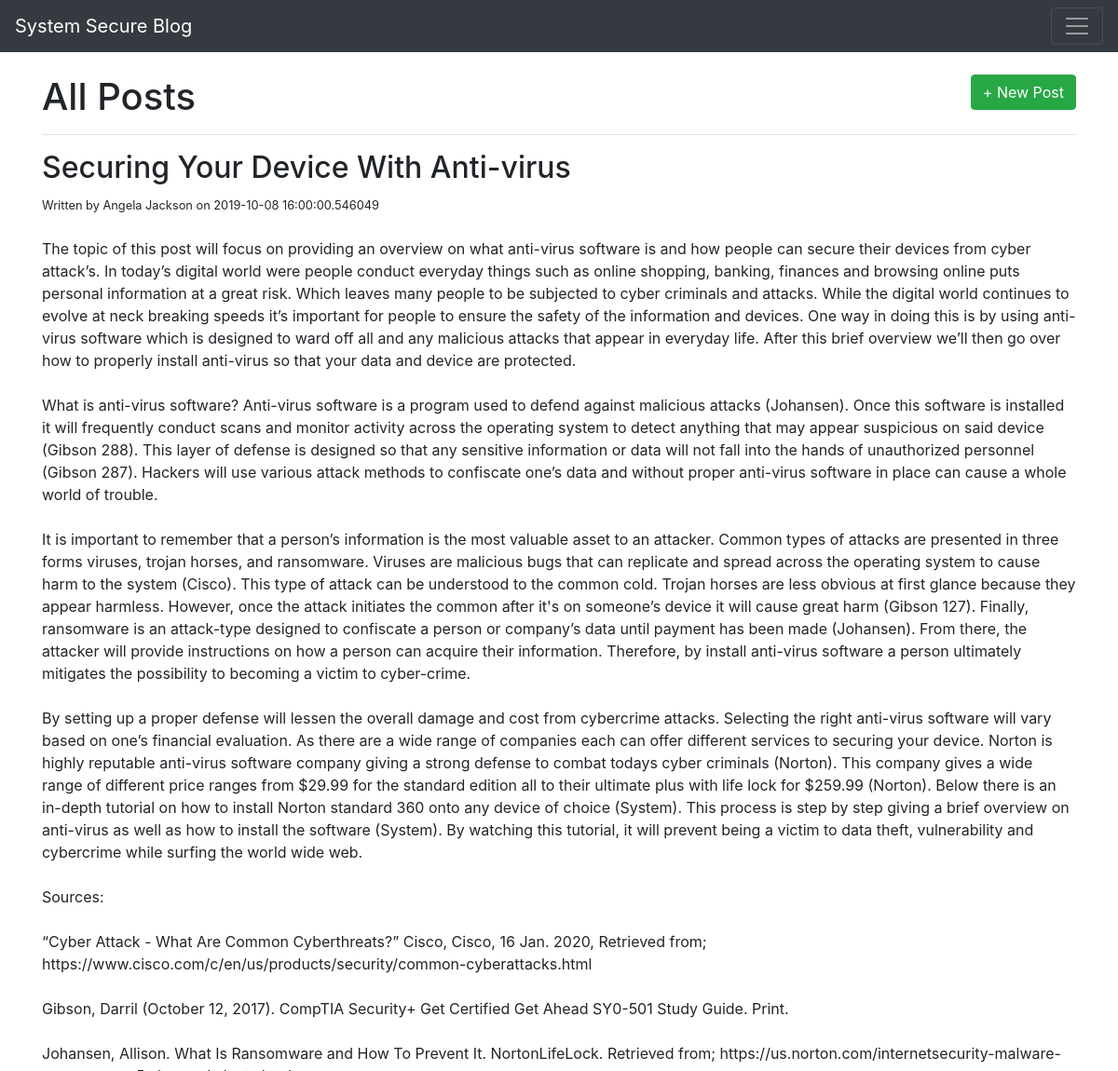
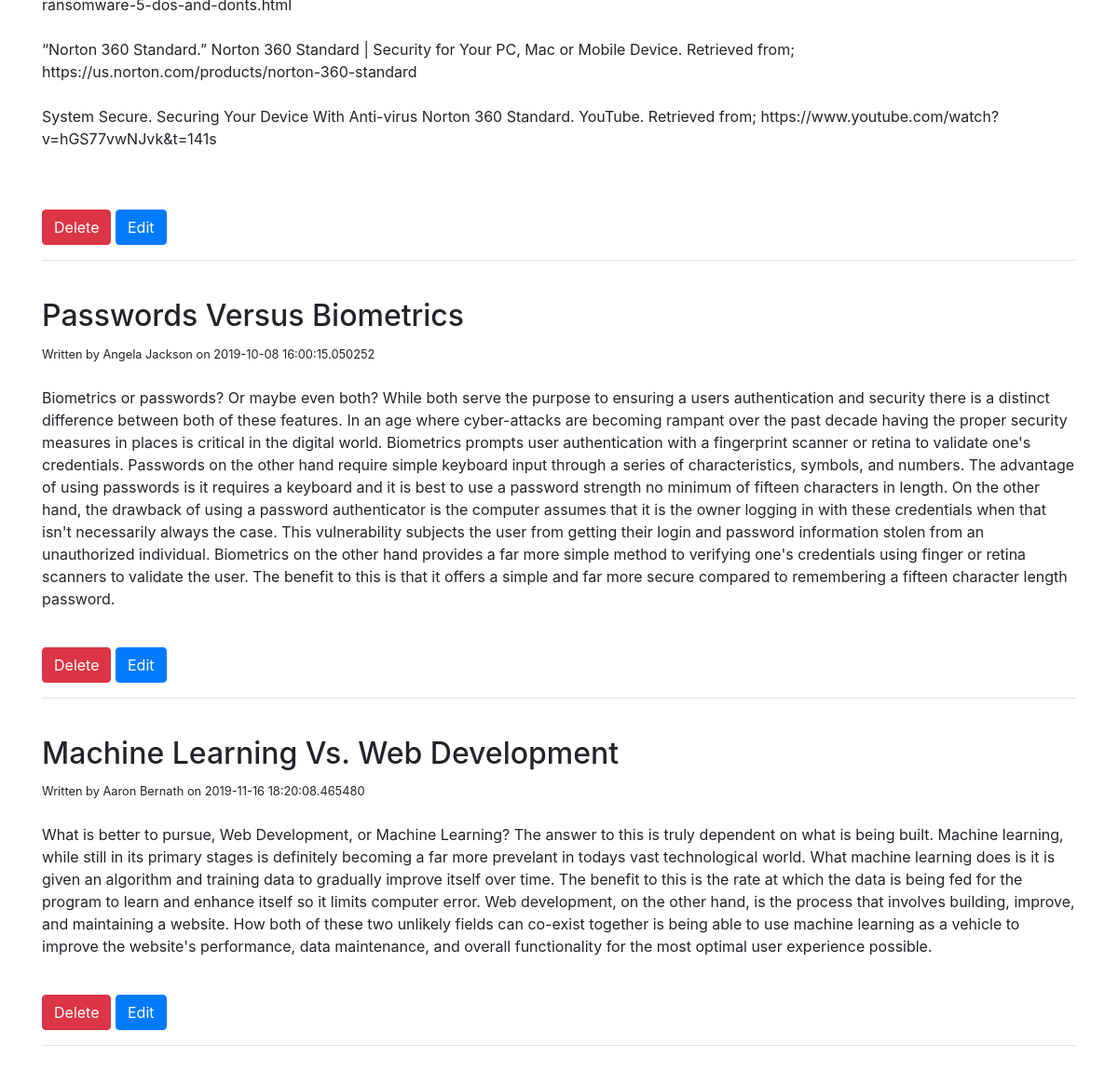
The page /posts on the database its author committed (2 pictures, top to bottom).
### app.py (models this page shows, shortened)
class BlogPost(db.Model):
    id = db.Column(db.Integer, primary_key=True)
    title = db.Column(db.String(100), nullable=False)
    content = db.Column(db.Text, nullable=False)
    author = db.Column(db.String(20), nullable=False, default='N/A')
    date_posted = db.Column(db.DateTime, nullable=False, default=datetime.utcnow)

### app.py (the view)
@app.route('/posts', methods=['GET', 'POST'])
def posts():
    if request.method == 'POST':
        post_title = request.form['title']
        post_content = request.form['content']
        post_author = request.form['author']
        new_post = BlogPost(title=post_title, content=post_content, author=post_author)
        db.session.add(new_post)
        db.session.commit()
        return redirect('/posts')
    else:
        all_posts = BlogPost.query.order_by(BlogPost.date_posted).all()
        return render_template('posts.html', posts=all_posts)

### templates/posts.html (shortened to what this page needs)
{% extends 'base.html' %}
{% block body %}
<br>
<div>
    <h1 style="display:inline">All Posts</h1>
    <a style="display:inline" class="btn btn-success float-right" href="/posts/new" >+ New Post</a>
</div>
    <hr>
    {% for post in posts %}
        <h2>{{ post.title }}</h2>
        {% if post.author %}
            <small> Written by {{ post.author }} on {{ post.date_posted }}</small>
        {% else %}
            <small> Written by Unknown on {{ post.date_posted }}</small>
        {% endif %}
        <br>
        <br>
        <p style="white-space:pre-wrap">{{ post.content }}</p>
        <br>
        <a class="btn btn-danger" href='/posts/delete/{{post.id}}'>Delete</a>
        <a class="btn btn-primary" href='/posts/edit/{{post.id}}'>Edit</a>
        <br>
        <hr>
        <br>
    {% endfor%}
{% endblock %}

### templates/base.html (shortened to what this page needs)
<!DOCTYPE html>
<html lang="en">
<head>
    <link rel="stylesheet" href="https://stackpath.bootstrapcdn.com/bootstrap/4.3.1/css/bootstrap.min.css"
>
</head>
<body>
    <nav class="navbar navbar-dark bg-dark">
        <a class="navbar-brand" href="/">System Secure Blog</a>
        <button class="navbar-toggler" type="button" data-toggle="collapse" data-target="#navbarsExample01"
            aria-controls="navbarsExample01" aria-expanded="false" aria-label="Toggle navigation">
            <span class="navbar-toggler-icon"></span>
        </button>
    </nav>
    <div class="container">
        {% block body %} {% endblock %}
    </div>
</body>
</html>

### rows shown on the page
BlogPost: title "Securing Your Device With Anti-virus", author "Angela Jackson", date_posted "2019-10-08 16:00:00.546049", content "The topic of this post will focus on providing an overview on what anti-virus software is and how people can secure their devices from cyber attack’s. In today’s digital world were people conduct everyday things such as online shopping, banking, finances and browsing online puts personal information at a great risk. Which leaves many people to be subjected to cyber criminals and attacks. While the digital world continues to evolve at neck breaking speeds it’s important for people to ensure the safety of the information and devices. One way in doing this is by using anti-virus software which is designed to ward off all and any malicious attacks that appear in everyday life. After this brief…"
BlogPost: title "Passwords Versus Biometrics", author "Angela Jackson", date_posted "2019-10-08 16:00:15.050252", content "Biometrics or passwords? Or maybe even both? While both serve the purpose to ensuring a users authentication and security there is a distinct difference between both of these features. In an age where cyber-attacks are becoming rampant over the past decade having the proper security measures in places is critical in the digital world. Biometrics prompts user authentication with a fingerprint scanner or retina to validate one's credentials. Passwords on the other hand require simple keyboard input through a series of characteristics, symbols, and numbers. The advantage of using passwords is it requires a keyboard and it is best to use a password strength no minimum of fifteen characters in…"
BlogPost: title "Machine Learning Vs. Web Development", author "Aaron Bernath", date_posted "2019-11-16 18:20:08.465480", content "What is better to pursue, Web Development, or Machine Learning? The answer to this is truly dependent on what is being built. Machine learning, while still in its primary stages is definitely becoming a far more prevelant in todays vast technological world. What machine learning does is it is given an algorithm and training data to gradually improve itself over time. The benefit to this is the rate at which the data is being fed for the program to learn and enhance itself so it limits computer error. Web development, on the other hand, is the process that involves building, improve, and maintaining a website. How both of these two unlikely fields can co-exist together is being able to use…"
